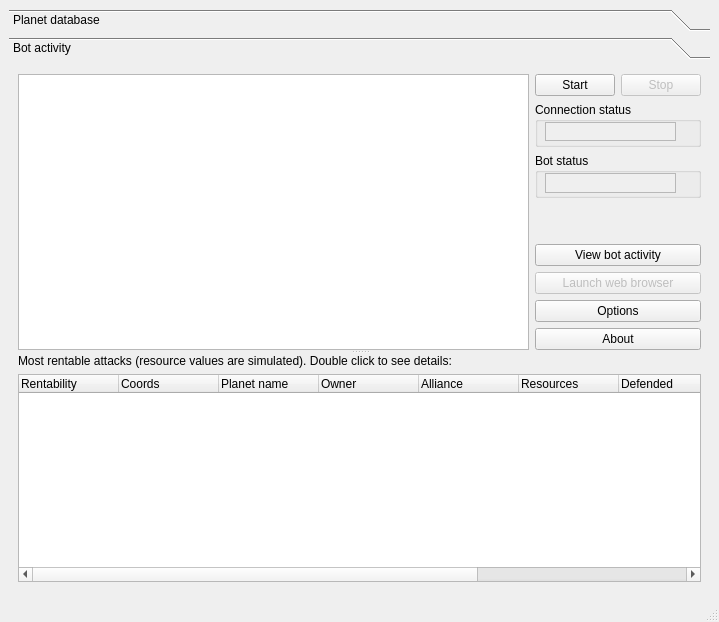
<ui version="4.0" >
 <author>Kovan</author>
 <class>MainWindow</class>
 <widget class="QMainWindow" name="MainWindow" >
  <property name="geometry" >
   <rect>
    <x>0</x>
    <y>0</y>
    <width>719</width>
    <height>622</height>
   </rect>
  </property>
  <property name="windowTitle" >
   <string>Kovan's OGBot</string>
  </property>
  <property name="windowIcon" >
   <iconset>src/ui/resources/icon.png</iconset>
  </property>
  <widget class="QWidget" name="centralwidget" >
   <layout class="QHBoxLayout" >
    <property name="margin" >
     <number>9</number>
    </property>
    <property name="spacing" >
     <number>6</number>
    </property>
    <item>
     <widget class="QToolBox" name="toolBox" >
      <property name="currentIndex" >
       <number>1</number>
      </property>
      <widget class="QWidget" name="planetDbPage" >
       <property name="geometry" >
        <rect>
         <x>0</x>
         <y>0</y>
         <width>421</width>
         <height>50</height>
        </rect>
       </property>
       <attribute name="label" >
        <string>Planet database</string>
       </attribute>
       <layout class="QVBoxLayout" >
        <property name="margin" >
         <number>0</number>
        </property>
        <property name="spacing" >
         <number>6</number>
        </property>
        <item>
         <layout class="QHBoxLayout" >
          <property name="margin" >
           <number>0</number>
          </property>
          <property name="spacing" >
           <number>6</number>
          </property>
          <item>
           <widget class="QPushButton" name="reloadDbButton" >
            <property name="text" >
             <string>Reload database</string>
            </property>
           </widget>
          </item>
          <item>
           <widget class="QLabel" name="label_7" >
            <property name="text" >
             <string>Filter:</string>
            </property>
            <property name="buddy" >
             <cstring>planetFilterComboBox</cstring>
            </property>
           </widget>
          </item>
          <item>
           <widget class="QComboBox" name="planetFilterComboBox" >
            <property name="sizePolicy" >
             <sizepolicy>
              <hsizetype>5</hsizetype>
              <vsizetype>0</vsizetype>
              <horstretch>0</horstretch>
              <verstretch>0</verstretch>
             </sizepolicy>
            </property>
            <item>
             <property name="text" >
              <string>Coords</string>
             </property>
            </item>
            <item>
             <property name="text" >
              <string>Name</string>
             </property>
            </item>
            <item>
             <property name="text" >
              <string>Owner</string>
             </property>
            </item>
            <item>
             <property name="text" >
              <string>Alliance</string>
             </property>
            </item>
            <item>
             <property name="text" >
              <string>Owner status</string>
             </property>
            </item>
           </widget>
          </item>
          <item>
           <widget class="QLabel" name="label" >
            <property name="text" >
             <string>contains</string>
            </property>
            <property name="buddy" >
             <cstring>planetFilterLineEdit</cstring>
            </property>
           </widget>
          </item>
          <item>
           <widget class="QLineEdit" name="planetFilterLineEdit" />
          </item>
          <item>
           <widget class="QPushButton" name="searchButton" >
            <property name="text" >
             <string>Search</string>
            </property>
           </widget>
          </item>
         </layout>
        </item>
        <item>
         <widget class="QSplitter" name="splitter" >
          <property name="orientation" >
           <enum>Qt::Vertical</enum>
          </property>
          <widget class="QTreeWidget" name="planetsTree" >
           <property name="alternatingRowColors" >
            <bool>true</bool>
           </property>
           <property name="sortingEnabled" >
            <bool>true</bool>
           </property>
           <column>
            <property name="text" >
             <string>Coords</string>
            </property>
           </column>
           <column>
            <property name="text" >
             <string>Name</string>
            </property>
           </column>
           <column>
            <property name="text" >
             <string>Owner</string>
            </property>
           </column>
           <column>
            <property name="text" >
             <string>Alliance</string>
            </property>
           </column>
           <column>
            <property name="text" >
             <string>Owner status</string>
            </property>
           </column>
           <column>
            <property name="text" >
             <string>Spy reports</string>
            </property>
           </column>
          </widget>
          <widget class="QFrame" name="frame" >
           <layout class="QVBoxLayout" >
            <property name="margin" >
             <number>1</number>
            </property>
            <property name="spacing" >
             <number>3</number>
            </property>
            <item>
             <layout class="QHBoxLayout" >
              <property name="margin" >
               <number>0</number>
              </property>
              <property name="spacing" >
               <number>6</number>
              </property>
              <item>
               <widget class="QLabel" name="label_2" >
                <property name="text" >
                 <string>Spy reports</string>
                </property>
               </widget>
              </item>
              <item>
               <widget class="QPushButton" name="showAllReportsButton" >
                <property name="minimumSize" >
                 <size>
                  <width>200</width>
                  <height>0</height>
                 </size>
                </property>
                <property name="maximumSize" >
                 <size>
                  <width>170</width>
                  <height>18</height>
                 </size>
                </property>
                <property name="text" >
                 <string>Show all planet's last spy report</string>
                </property>
               </widget>
              </item>
             </layout>
            </item>
            <item>
             <widget class="QTreeWidget" name="reportsTree" >
              <property name="alternatingRowColors" >
               <bool>true</bool>
              </property>
              <property name="rootIsDecorated" >
               <bool>false</bool>
              </property>
              <property name="sortingEnabled" >
               <bool>true</bool>
              </property>
              <column>
               <property name="text" >
                <string>Code</string>
               </property>
              </column>
              <column>
               <property name="text" >
                <string>Date</string>
               </property>
              </column>
              <column>
               <property name="text" >
                <string>Coords</string>
               </property>
              </column>
              <column>
               <property name="text" >
                <string>Metal</string>
               </property>
              </column>
              <column>
               <property name="text" >
                <string>Crystal</string>
               </property>
              </column>
              <column>
               <property name="text" >
                <string>Deuterium</string>
               </property>
              </column>
              <column>
               <property name="text" >
                <string>Fleet</string>
               </property>
              </column>
              <column>
               <property name="text" >
                <string>Defenses</string>
               </property>
              </column>
              <column>
               <property name="text" >
                <string>Probes</string>
               </property>
              </column>
             </widget>
            </item>
           </layout>
          </widget>
          <widget class="QFrame" name="reportInfosFrame" >
           <layout class="QHBoxLayout" >
            <property name="margin" >
             <number>2</number>
            </property>
            <property name="spacing" >
             <number>6</number>
            </property>
            <item>
             <widget class="QTreeWidget" name="fleetTree" >
              <property name="alternatingRowColors" >
               <bool>true</bool>
              </property>
              <property name="rootIsDecorated" >
               <bool>false</bool>
              </property>
              <column>
               <property name="text" >
                <string>Type</string>
               </property>
              </column>
              <column>
               <property name="text" >
                <string>Cuantity</string>
               </property>
              </column>
             </widget>
            </item>
            <item>
             <widget class="QTreeWidget" name="defenseTree" >
              <property name="alternatingRowColors" >
               <bool>true</bool>
              </property>
              <property name="rootIsDecorated" >
               <bool>false</bool>
              </property>
              <column>
               <property name="text" >
                <string>Type</string>
               </property>
              </column>
              <column>
               <property name="text" >
                <string>Cuantity</string>
               </property>
              </column>
             </widget>
            </item>
            <item>
             <widget class="QTreeWidget" name="buildingsTree" >
              <property name="alternatingRowColors" >
               <bool>true</bool>
              </property>
              <property name="rootIsDecorated" >
               <bool>false</bool>
              </property>
              <column>
               <property name="text" >
                <string>Type</string>
               </property>
              </column>
              <column>
               <property name="text" >
                <string>Cuantity</string>
               </property>
              </column>
             </widget>
            </item>
            <item>
             <widget class="QTreeWidget" name="researchTree" >
              <property name="alternatingRowColors" >
               <bool>true</bool>
              </property>
              <property name="rootIsDecorated" >
               <bool>false</bool>
              </property>
              <column>
               <property name="text" >
                <string>Type</string>
               </property>
              </column>
              <column>
               <property name="text" >
                <string>Cuantity</string>
               </property>
              </column>
             </widget>
            </item>
           </layout>
          </widget>
         </widget>
        </item>
       </layout>
      </widget>
      <widget class="QWidget" name="botActivityPage" >
       <property name="geometry" >
        <rect>
         <x>0</x>
         <y>0</y>
         <width>701</width>
         <height>523</height>
        </rect>
       </property>
       <attribute name="label" >
        <string>Bot activity</string>
       </attribute>
       <layout class="QHBoxLayout" >
        <property name="margin" >
         <number>9</number>
        </property>
        <property name="spacing" >
         <number>6</number>
        </property>
        <item>
         <widget class="QSplitter" name="splitter_2" >
          <property name="orientation" >
           <enum>Qt::Vertical</enum>
          </property>
          <widget class="QWidget" name="layoutWidget" >
           <layout class="QHBoxLayout" >
            <property name="margin" >
             <number>0</number>
            </property>
            <property name="spacing" >
             <number>6</number>
            </property>
            <item>
             <widget class="QListWidget" name="botActivityList" />
            </item>
            <item>
             <layout class="QVBoxLayout" >
              <property name="margin" >
               <number>0</number>
              </property>
              <property name="spacing" >
               <number>6</number>
              </property>
              <item>
               <layout class="QHBoxLayout" >
                <property name="margin" >
                 <number>0</number>
                </property>
                <property name="spacing" >
                 <number>6</number>
                </property>
                <item>
                 <widget class="QPushButton" name="startButton" >
                  <property name="text" >
                   <string>Start</string>
                  </property>
                 </widget>
                </item>
                <item>
                 <widget class="QPushButton" name="stopButton" >
                  <property name="enabled" >
                   <bool>false</bool>
                  </property>
                  <property name="text" >
                   <string>Stop</string>
                  </property>
                 </widget>
                </item>
               </layout>
              </item>
              <item>
               <widget class="QGroupBox" name="groupBox_2" >
                <property name="minimumSize" >
                 <size>
                  <width>0</width>
                  <height>45</height>
                 </size>
                </property>
                <property name="title" >
                 <string>Connection status</string>
                </property>
                <widget class="QLabel" name="connectionStatusLabel" >
                 <property name="geometry" >
                  <rect>
                   <x>10</x>
                   <y>20</y>
                   <width>131</width>
                   <height>19</height>
                  </rect>
                 </property>
                 <property name="sizePolicy" >
                  <sizepolicy>
                   <hsizetype>5</hsizetype>
                   <vsizetype>0</vsizetype>
                   <horstretch>0</horstretch>
                   <verstretch>0</verstretch>
                  </sizepolicy>
                 </property>
                 <property name="font" >
                  <font>
                   <family>MS Shell Dlg 2</family>
                   <pointsize>8</pointsize>
                   <weight>75</weight>
                   <italic>false</italic>
                   <bold>true</bold>
                   <underline>false</underline>
                   <strikeout>false</strikeout>
                  </font>
                 </property>
                 <property name="autoFillBackground" >
                  <bool>true</bool>
                 </property>
                 <property name="frameShape" >
                  <enum>QFrame::StyledPanel</enum>
                 </property>
                 <property name="text" >
                  <string/>
                 </property>
                 <property name="alignment" >
                  <set>Qt::AlignCenter</set>
                 </property>
                </widget>
               </widget>
              </item>
              <item>
               <widget class="QGroupBox" name="groupBox_3" >
                <property name="minimumSize" >
                 <size>
                  <width>0</width>
                  <height>45</height>
                 </size>
                </property>
                <property name="title" >
                 <string>Bot status</string>
                </property>
                <widget class="QLabel" name="botStatusLabel" >
                 <property name="geometry" >
                  <rect>
                   <x>10</x>
                   <y>20</y>
                   <width>131</width>
                   <height>20</height>
                  </rect>
                 </property>
                 <property name="sizePolicy" >
                  <sizepolicy>
                   <hsizetype>0</hsizetype>
                   <vsizetype>0</vsizetype>
                   <horstretch>0</horstretch>
                   <verstretch>0</verstretch>
                  </sizepolicy>
                 </property>
                 <property name="font" >
                  <font>
                   <family>MS Shell Dlg 2</family>
                   <pointsize>8</pointsize>
                   <weight>75</weight>
                   <italic>false</italic>
                   <bold>true</bold>
                   <underline>false</underline>
                   <strikeout>false</strikeout>
                  </font>
                 </property>
                 <property name="autoFillBackground" >
                  <bool>true</bool>
                 </property>
                 <property name="frameShape" >
                  <enum>QFrame::StyledPanel</enum>
                 </property>
                 <property name="text" >
                  <string/>
                 </property>
                 <property name="alignment" >
                  <set>Qt::AlignCenter</set>
                 </property>
                </widget>
               </widget>
              </item>
              <item>
               <spacer>
                <property name="orientation" >
                 <enum>Qt::Vertical</enum>
                </property>
                <property name="sizeHint" >
                 <size>
                  <width>20</width>
                  <height>20</height>
                 </size>
                </property>
               </spacer>
              </item>
              <item>
               <widget class="QPushButton" name="viewActivityButton" >
                <property name="text" >
                 <string>View bot activity</string>
                </property>
               </widget>
              </item>
              <item>
               <widget class="QPushButton" name="launchBrowserButton" >
                <property name="enabled" >
                 <bool>false</bool>
                </property>
                <property name="text" >
                 <string>Launch web browser</string>
                </property>
               </widget>
              </item>
              <item>
               <widget class="QPushButton" name="optionsButton" >
                <property name="text" >
                 <string>Options</string>
                </property>
               </widget>
              </item>
              <item>
               <widget class="QPushButton" name="aboutButton" >
                <property name="text" >
                 <string>About</string>
                </property>
               </widget>
              </item>
             </layout>
            </item>
           </layout>
          </widget>
          <widget class="QWidget" name="layoutWidget" >
           <layout class="QVBoxLayout" >
            <property name="margin" >
             <number>0</number>
            </property>
            <property name="spacing" >
             <number>6</number>
            </property>
            <item>
             <widget class="QLabel" name="label_4" >
              <property name="text" >
               <string>Most rentable attacks (resource values are simulated). Double click to see details:</string>
              </property>
             </widget>
            </item>
            <item>
             <widget class="QTreeWidget" name="botActivityTree" >
              <property name="contextMenuPolicy" >
               <enum>Qt::CustomContextMenu</enum>
              </property>
              <property name="rootIsDecorated" >
               <bool>false</bool>
              </property>
              <column>
               <property name="text" >
                <string>Rentability</string>
               </property>
              </column>
              <column>
               <property name="text" >
                <string>Coords</string>
               </property>
              </column>
              <column>
               <property name="text" >
                <string>Planet name</string>
               </property>
              </column>
              <column>
               <property name="text" >
                <string>Owner</string>
               </property>
              </column>
              <column>
               <property name="text" >
                <string>Alliance</string>
               </property>
              </column>
              <column>
               <property name="text" >
                <string>Resources</string>
               </property>
              </column>
              <column>
               <property name="text" >
                <string>Defended</string>
               </property>
              </column>
              <column>
               <property name="text" >
                <string>Mine levels</string>
               </property>
              </column>
              <column>
               <property name="text" >
                <string>Source planet</string>
               </property>
              </column>
              <column>
               <property name="text" >
                <string>Last spied</string>
               </property>
              </column>
             </widget>
            </item>
           </layout>
          </widget>
         </widget>
        </item>
       </layout>
      </widget>
     </widget>
    </item>
   </layout>
  </widget>
  <widget class="QStatusBar" name="statusBar" >
   <property name="enabled" >
    <bool>true</bool>
   </property>
  </widget>
 </widget>
 <resources/>
 <connections>
  <connection>
   <sender>planetFilterLineEdit</sender>
   <signal>returnPressed()</signal>
   <receiver>searchButton</receiver>
   <slot>click()</slot>
   <hints>
    <hint type="sourcelabel" >
     <x>369</x>
     <y>78</y>
    </hint>
    <hint type="destinationlabel" >
     <x>513</x>
     <y>74</y>
    </hint>
   </hints>
  </connection>
 </connections>
</ui>
